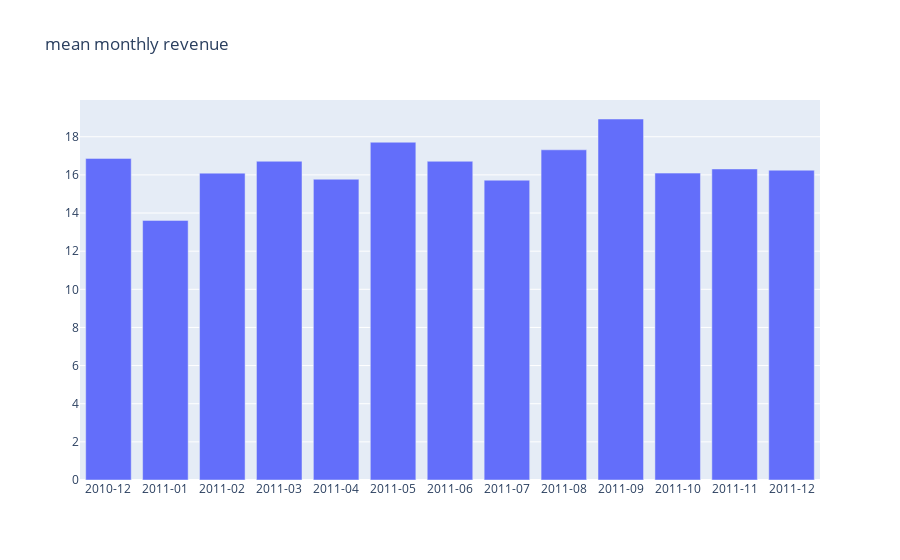

The cell this chart's notebook holds for it:
### Code cell
plot_data = go.Bar(
    x = monthly_revenue.Date,
    y = monthly_revenue.Revenue
)

plot_layout = go.Layout(
    xaxis= {'type': 'category'},
    title='mean monthly revenue'
)

fig = go.Figure(data=plot_data, layout=plot_layout)
pyoff.iplot(fig)

### Figure 1 — Plotly figure (JSON) as saved in the notebook; plotly's stock layout.template omitted (floating-point values rounded to 4 significant figures)
{"data": [{"type": "bar", "x": ["2010-12", "2011-01", "2011-02", "2011-03", "2011-04", "2011-05", "2011-06", "2011-07", "2011-08", "2011-09", "2011-10", "2011-11", "2011-12"], "y": [16.87, 13.61, 16.09, 16.72, 15.77, 17.71, 16.71, 15.72, 17.32, 18.93, 16.09, 16.31, 16.25]}], "layout": {"title": {"text": "mean monthly revenue"}, "xaxis": {"type": "category"}}}
